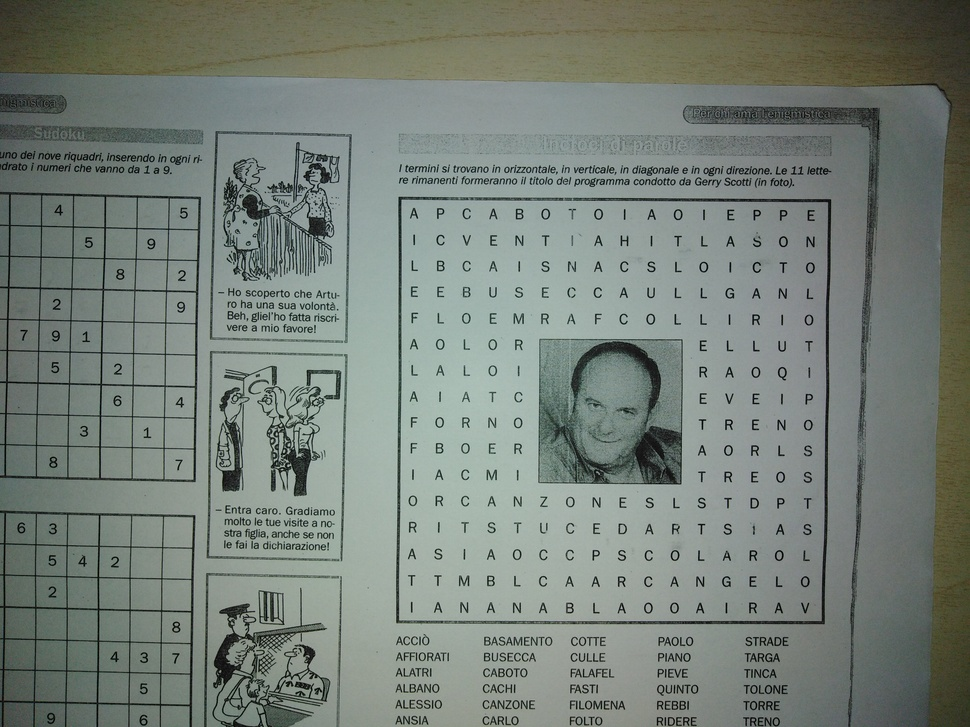
#> input picture Sample pictures/1.jpg, 970 x 727 px, shrunk from 4160 x 3120 before the run
$ python -i ocr2Library.py   (imports and definitions only)
#> lines starting #> are read from the running program, lines starting #| are printed output that depends on the picture; after the words box and inside, x2 and y2 are one past the last pixel; in counts of white or black regions, pixels touching at a corner belong together
#> further down, picture is the input picture: shape (727, 970, 3); mean B, G, R 120.6, 128.4, 119.4
import cv2
import pytesseract
import statistics

# Mention the installed location of Tesseract-OCR in your system
pytesseract.pytesseract.tesseract_cmd = 'C:/Program Files/Tesseract-OCR/tesseract.exe'


'''In questo oggetto immagazzino le informazioni generali sull'immagine del puzzle, estrapolate tramite alla pre-elaborazione'''
class PreOCRParameters:
    # [11 lines left out: function __init__, not called in this run]


'''Questa classe serve a lavorare in maniera più comoda con un singolo carattere riconosciuto'''
class CharacterWrapper:
    # [10 lines left out: function __init__, not called in this run]


################################## PUBLIC METHODS ###############################################

'''Questa funzione serve ad estrapolare dei parametri utili al riconoscimento dei caratteri del puzzle.
Non esegue ancora il riconoscimento vero e proprio, però lo sfrutta a suo modo per ottenere le informazioni che le servono.
Alla fine restituisce un oggetto di tipo PreOCRParameters che contiene dati sul puzzle che servono ad effettuare poi il riconoscimento vero e proprio.'''
def OCRPrecomputation(img_BGR):
    # 1 THRESHOLD
    img_BW = cv2.cvtColor(img_BGR, cv2.COLOR_BGR2GRAY)
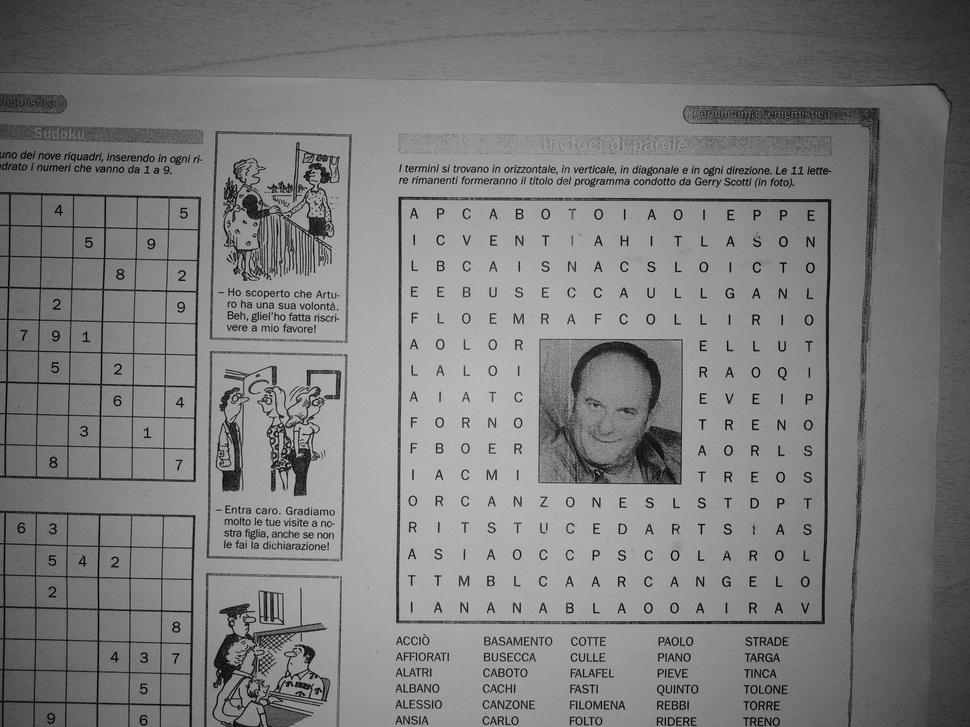
#> img_BW: shape (727, 970); min 0, max 204, mean 124.8
    img_thresh = cv2.adaptiveThreshold(img_BW, 255, cv2.ADAPTIVE_THRESH_MEAN_C, cv2.THRESH_BINARY, 81, 15)
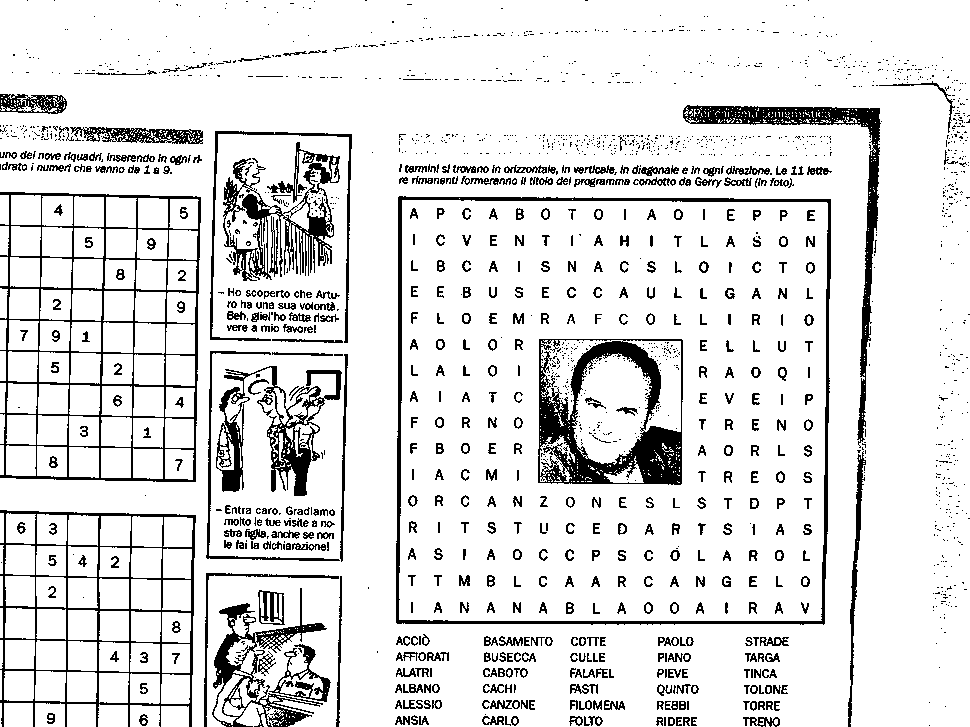
#> img_thresh: shape (727, 970); 88% white; 1847 black regions (1311 under 20 px), largest, box (x1, y1, x2, y2) and area: (538, 339, 683, 485) 8499, (0, 192, 201, 482) 7530, (396, 196, 831, 625) 5779


    # 2 GET CHARACTERS LIST
    # ottengo una lista di CharacterWrapper, con solo caratteri di dimensione media simile fra loro.
    # L'obiettivo è identificare solo i caratteri che sono stati riconosciuti con certezza, escludendo via via quelli incerti.
    charactersList = getCharactersLists(img_thresh)
    charactersList_Filtered = filterBySize(charactersList)


    # 3 CHARACTERS MATRIXES
    # trasformo la lista di caratteri in 2 matrici di caratteri: una lista di righe ed una lista di colonne
    # Di nuovo, non ci sono tutti i caratteri, ma solo quelli che ho filtrato prima
    horizontalMatrix = getHorizontalMatrix(charactersList_Filtered)
    verticalMatrix = getVerticalMatrix(charactersList_Filtered)


    # 4 PUZZLE PARAMETERS
    # uso la getRowsNumber perchè ho visto che in media da risultati più accurati
    rows = getRowsNumber(img_thresh)
    columns = len(verticalMatrix)

    top, bottom = getMatrixMeanMinMeanMax(horizontalMatrix, 1)
    left, right = getMatrixMeanMinMeanMax(verticalMatrix, 0)

    return PreOCRParameters(rows, columns, left, top, right, bottom)


'''Questa è la vera e propria funzione che si occupa di riconoscere i caratteri del puzzle.
Riceve in input l'immagine ed un oggetto che contiene dei parametri estrapolati grazie alla funzione di OCRPrecomputation.
Il risultato è una matrice di caratteri'''
# [33 lines left out: function OCRComputation, not called in this run]


################################## PRIVATE METHODS ###############################################
# in realtà non sono privati. E' una distinzione estetica

'''E' un metodo abbastanza preciso per trovare il numero di righe di un puzzle.
Riceve in input un'immagine binaria'''
# [15 lines left out: function getRowsNumber, not called in this run]


'''Questa funzione legge tutte le lettere possibili, le trasforma in oggetti CharacterWrapper e ne fa una lista.
In input riceve un'immagine binaria del puzzle'''
def getCharactersLists(img_thresh):
    config = "-c tessedit_char_whitelist=ABCDEFGHIJKLMNOPQRSTUVWXYZ --psm 6"
#> (the run stopped early here; a loop or call above may not have finished)

$ run again, on Sample pictures/10.jpg
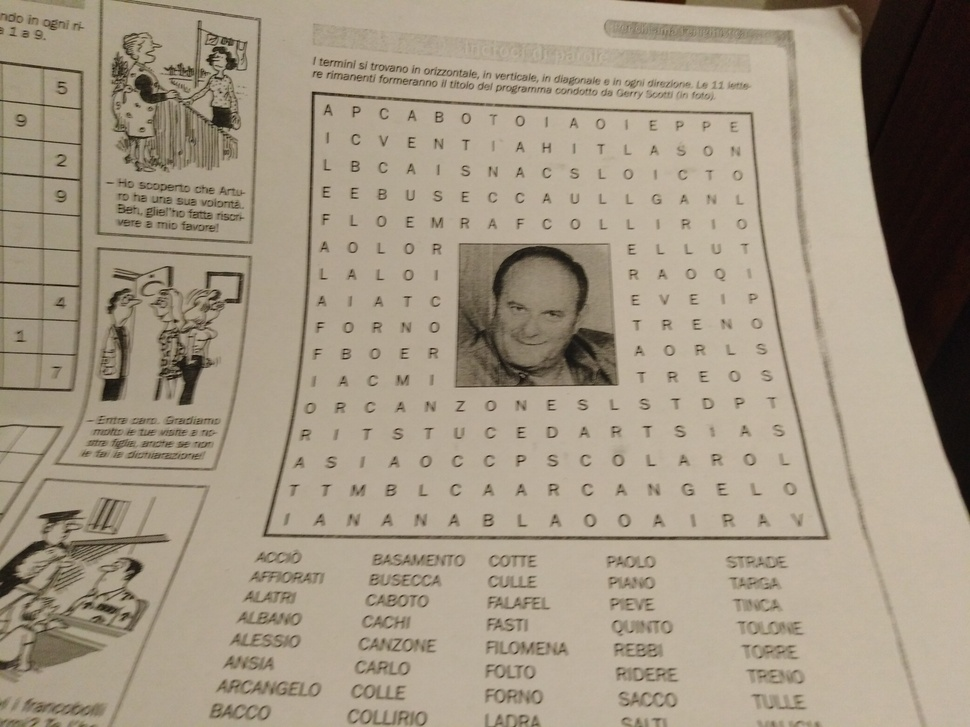
#> input picture Sample pictures/10.jpg, 970 x 727 px, shrunk from 4160 x 3120 before the run
#> picture is the input picture: shape (727, 970, 3); mean B, G, R 131.3, 150, 162.2
#> in OCRPrecomputation, `img_BW = cv2.cvtColor(img_BGR, cv2.COLOR_BGR2GRAY)`:
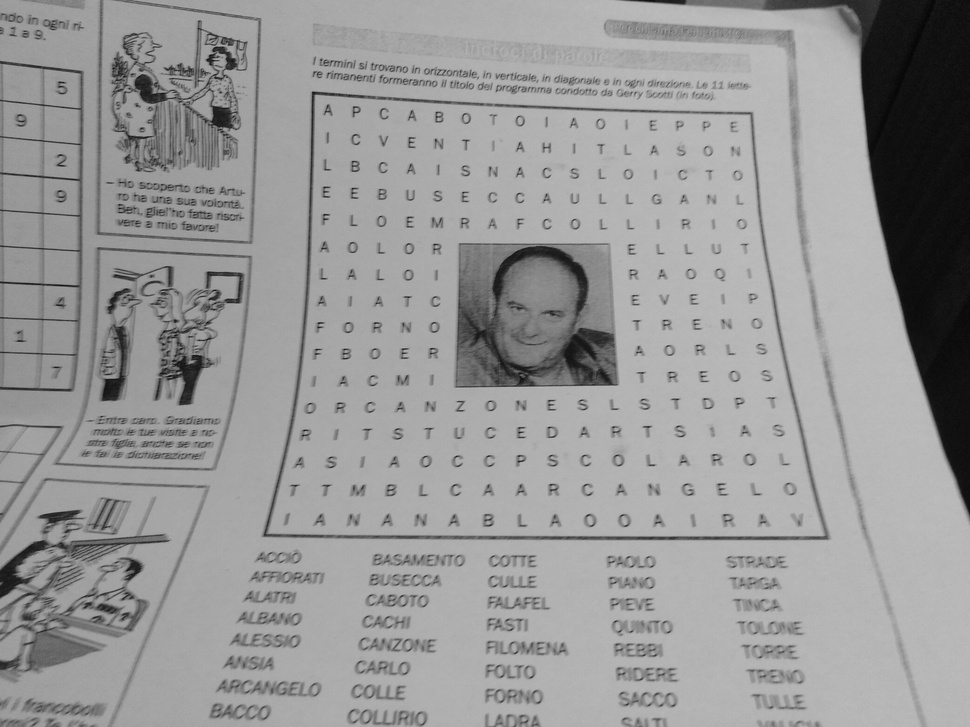
#> img_BW: shape (727, 970); min 4, max 192, mean 151.6
#> in OCRPrecomputation, `img_thresh = cv2.adaptiveThreshold(img_BW, 255, cv2.ADAPTIVE_THRESH_ME..`:
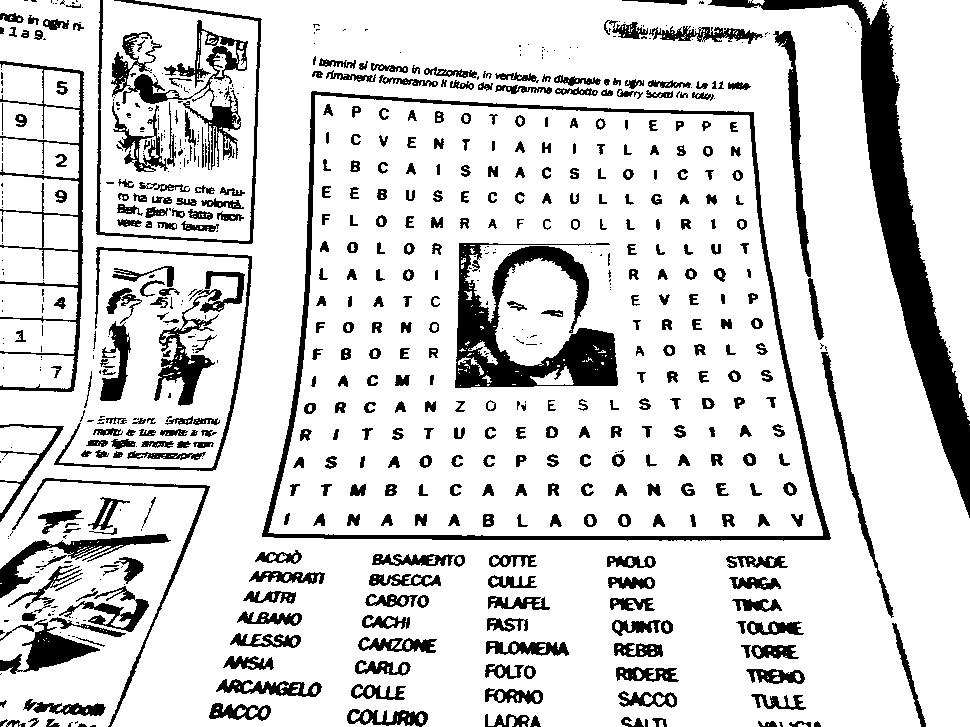
#> img_thresh: shape (727, 970); 83.8% white; 709 black regions (277 under 20 px), largest, box (x1, y1, x2, y2) and area: (708, 0, 970, 518) 16562, (455, 243, 618, 388) 10101, (262, 91, 831, 541) 8224

$ run again, on Sample pictures/11.jpg
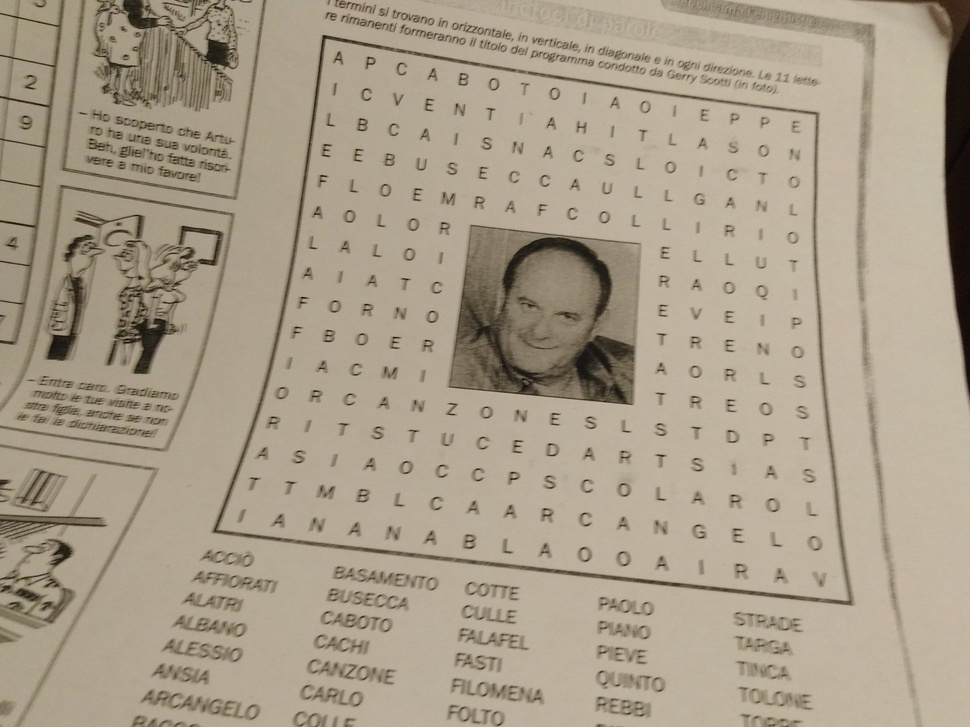
#> input picture Sample pictures/11.jpg, 970 x 727 px, shrunk from 3655 x 2741 before the run
#> picture is the input picture: shape (727, 970, 3); mean B, G, R 137.7, 157, 169.4
#> in OCRPrecomputation, `img_BW = cv2.cvtColor(img_BGR, cv2.COLOR_BGR2GRAY)`:
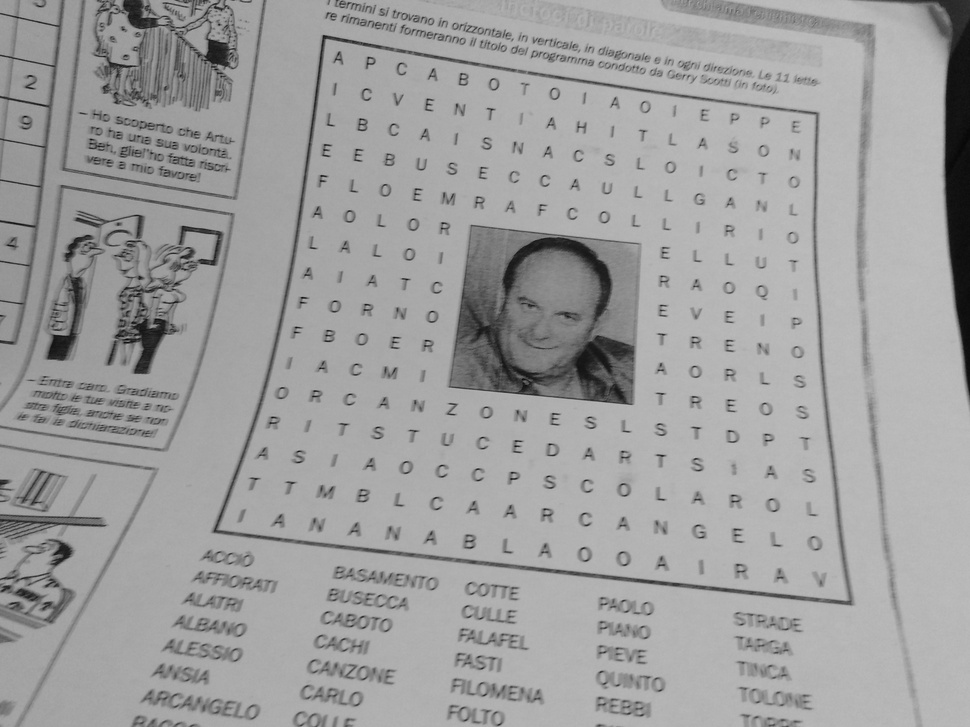
#> img_BW: shape (727, 970); min 5, max 194, mean 158.6
#> in OCRPrecomputation, `img_thresh = cv2.adaptiveThreshold(img_BW, 255, cv2.ADAPTIVE_THRESH_ME..`:
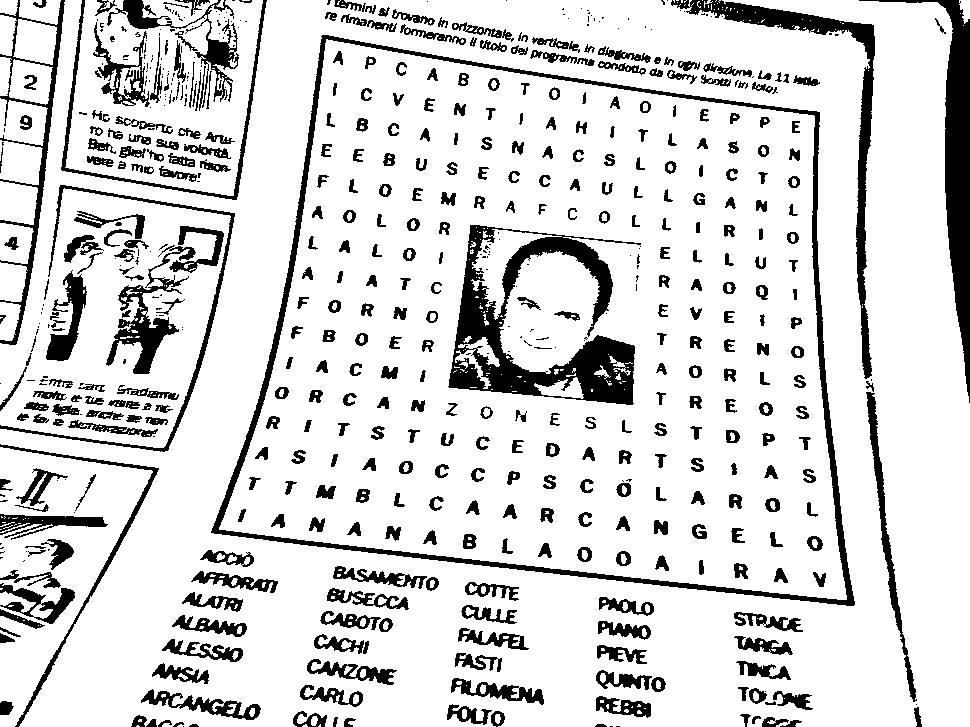
#> img_thresh: shape (727, 970); 84.4% white; 615 black regions (201 under 20 px), largest, box (x1, y1, x2, y2) and area: (448, 225, 641, 405) 12160, (211, 35, 855, 606) 10664, (859, 0, 970, 403) 7392

$ run again, on Sample pictures/12.jpg
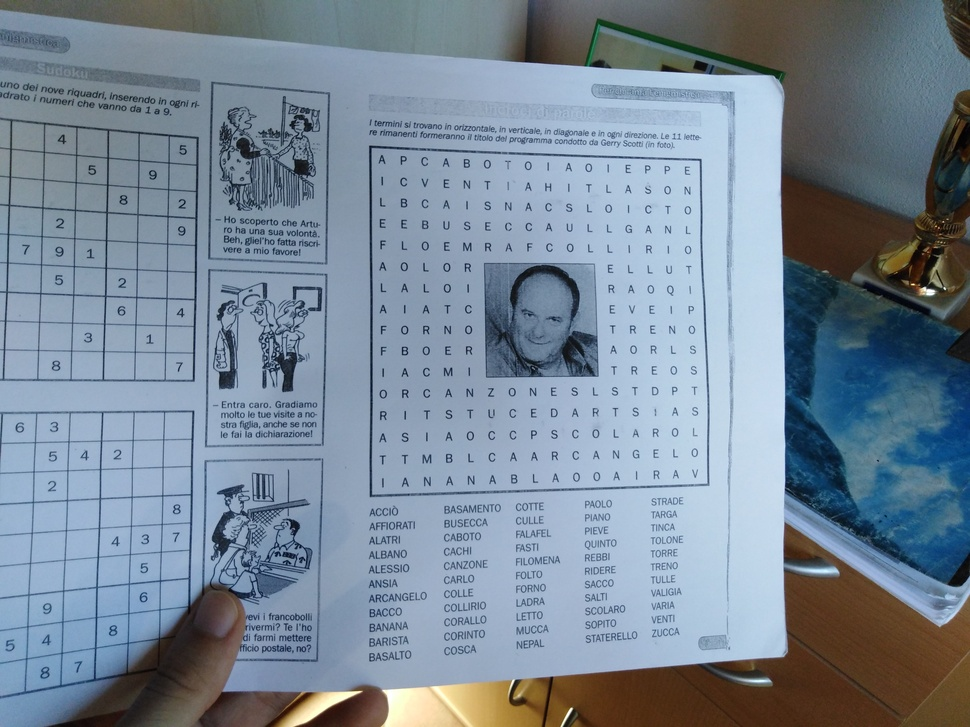
#> input picture Sample pictures/12.jpg, 970 x 727 px, shrunk from 4160 x 3120 before the run
#> picture is the input picture: shape (727, 970, 3); mean B, G, R 151.4, 136.4, 121
#> in OCRPrecomputation, `img_BW = cv2.cvtColor(img_BGR, cv2.COLOR_BGR2GRAY)`:
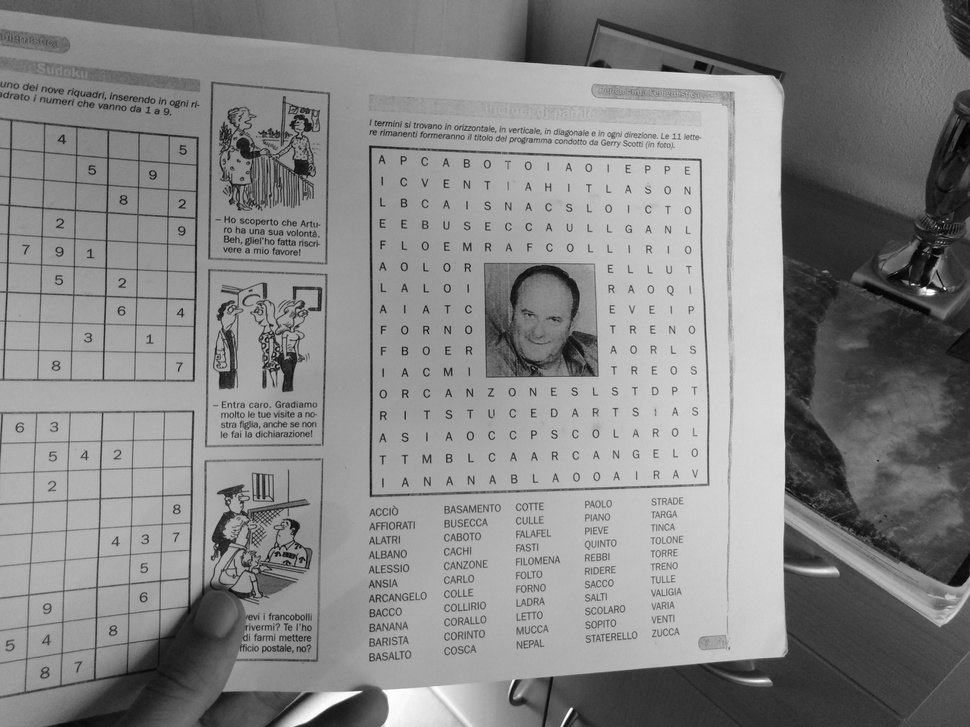
#> img_BW: shape (727, 970); min 2, max 255, mean 133.5
#> in OCRPrecomputation, `img_thresh = cv2.adaptiveThreshold(img_BW, 255, cv2.ADAPTIVE_THRESH_ME..`:
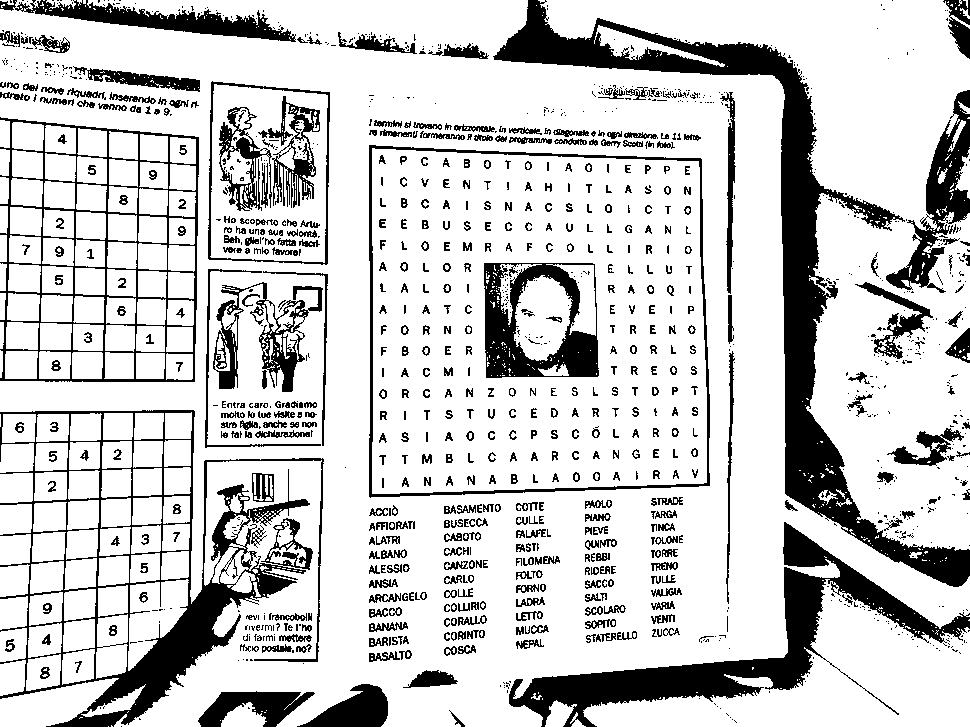
#> img_thresh: shape (727, 970); 79.9% white; 1216 black regions (675 under 20 px), largest, box (x1, y1, x2, y2) and area: (493, 0, 970, 587) 28661, (0, 410, 324, 727) 17873, (509, 522, 970, 727) 16505
